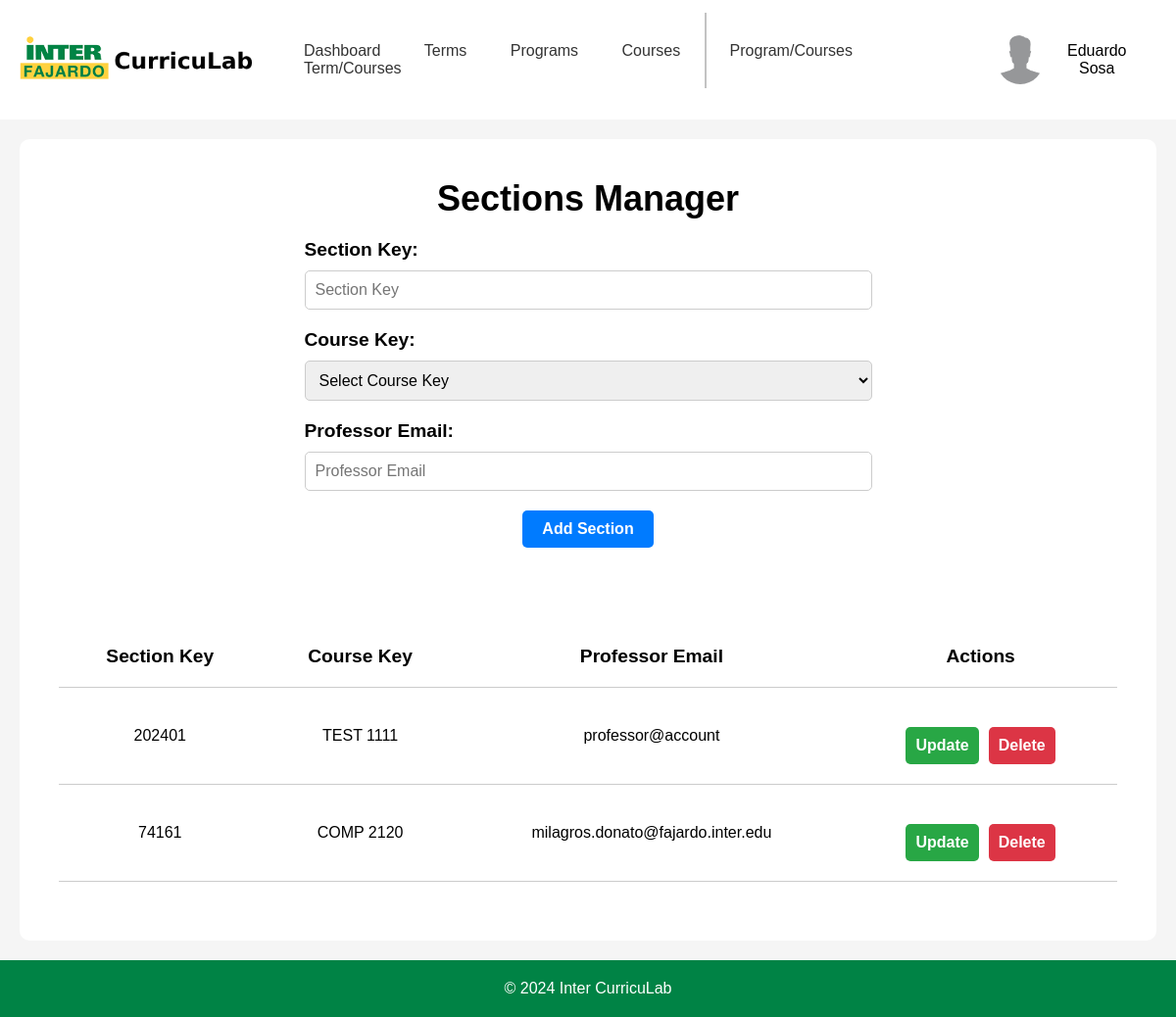
The page /templates/adminPages/adminSection.php (signed in) on the database its author committed.
### tables this page shows
CREATE TABLE "section" (
	"SectionID"	INTEGER NOT NULL UNIQUE,
	"SectionKey"	TEXT,
	"CourseKey"	TEXT,
	"ProfessorEmail"	TEXT,
	PRIMARY KEY("SectionID" AUTOINCREMENT)
);

### templates/adminPages/adminSection.php (the view, shortened to what this page needs)
<?php
$config = require_once '../../backend/php/config.php';
if (!isset($_SESSION['email'])) {
    header('Location: ../index.php');
    exit;
} elseif ($_SESSION['accountType'] !== 'Admin' && $_SESSION['accountType'] !== 'Root' && $_SESSION['accountType'] !== 'Staff') {
    header('Location: ../staffPages/profPage.php');
    exit;
} else {
    if ($config['db']['type'] === 'sqlite') {
        $db = new SQLite3($config['db']['sqlite']['path']);
    } elseif ($config['db']['type'] === 'mysql') {
        $dsn = "mysql:host={$config['db']['mysql']['host']};dbname={$config['db']['mysql']['dbname']}";
        $db = new PDO($dsn, $config['db']['mysql']['username'], $config['db']['mysql']['password']);
    }
    cleanUpSections();
    $stmt = $db->prepare('SELECT * FROM section');
    $result = $stmt->execute();
    $sections = $result->fetchArray(SQLITE3_ASSOC);
    $sections = [];
    if (isset($_POST['sort'])) {
        $sections = sortTable();
    } else {
        $stmt = $db->prepare('SELECT * FROM section');
        $result = $stmt->execute();
        $sections = fetchAllRows($result);
    }
}
function fetchAllRows($result) {
    $rows = [];
    while ($row = $result->fetchArray(SQLITE3_ASSOC)) {
        $rows[] = $row;
    }
    return $rows;
}
function cleanUpSections() {
    global $db;
    $stmt = $db->prepare('SELECT * FROM section');
    $result = $stmt->execute();
}
?>
<!DOCTYPE html>
<html lang="en">
<head>
    <link rel="stylesheet" href="../../static/css/headerFooter.css">
    <link rel="stylesheet" href="../../static/css/adminSection.css">
</head>
<body>
    <div id="headerNav">
        <div class="logo">
            <a href="adminDashboard.php">
                <img src="../../static/img/inter-logo-full.png" alt="Inter CurricuLab">
            </a>
        </div>
        <nav>
            <a href="adminDashboard.php">Dashboard</a>
            <a href="adminTerms.php">Terms</a>
            <a href="adminPrograms.php">Programs</a>
            <div class="dropdown">
                <a href="adminCourses.php">Courses</a>
            </div>
            <a class="navDivider"></a>
            <a href="adminProgramCourses.php">Program/Courses</a>
            <a href="adminTermCourses.php" class="active">Term/Courses</a>
        </nav>
        <div class="userBox">
            <button onclick="myFunction()" class="userDropdownButton">
                <img src="../../static/img/userProfile.jpg" alt="User" >
                <?php
                echo $_SESSION['firstName'] . ' ' . $_SESSION['lastName'];
                ?>
            </button>
        </div>
    </div>
    <div id="container">
        <div class="container-upperBox">
            <div class="sectionsForm">
                <div class="header">
                    <h2>Sections Manager</h2>
                </div>
                <div class="form-container">
                    <form method="POST">
                        <div class="inputBox">
                            <label for="sectionKey">Section Key:</label>
                            <input type="text" name="sectionKey" id="sectionKey" placeholder="Section Key" required>
                        </div>
                        <div class="inputBox">
                            <label for="courseKey">Course Key:</label>
                            <select name="courseKey" id="courseKey">
                                <option value="" hidden="hidden" selected>Select Course Key</option>
                            </select>
                        </div>
                        <div class="inputBox">
                            <label for="professorEmail">Professor Email:</label>
                            <input type="email" name="professorEmail" id="professorEmail" placeholder="Professor Email" required>
                        </div>
                        <div class="inputBox">
                            <button type="submit">Add Section</button>
                        </div>
                    </form>
                </div>
            </div>
            <div class="sectionsTable">
                <table>
                    <tr>
                        <th>
                            <form method="POST">
                                <button type="submit" name="sort" value="SectionKey">Section Key</button>
                            </form>
                        </th>
                        <th>
                            <form method="POST">
                                <button type="submit" name="sort" value="CourseKey">Course Key</button>
                            </form>
                        </th>
                        <th>
                            <form method="POST">
                                <button type="submit" name="sort" value="ProfessorEmail">Professor Email</button>
                            </form>
                        </th>
                        <th>Actions</th>
                    </tr>
                    <?php
                    foreach ($sections as $row) {
                        echo '<tr>';
                        echo '<td>' . htmlspecialchars($row['SectionKey'] ?? '') . '</td>';
                        echo '<td>' . htmlspecialchars($row['CourseKey'] ?? '') . '</td>';
                        echo '<td>' . htmlspecialchars($row['ProfessorEmail'] ?? '') . '</td>';
                        echo '<td>';
                        ?>
                        <div class="actionButtons">
                            <button class="updateButton">Update</button>
                            <form method="POST">
                                <button class="deleteButton" type="submit">Delete</button>
                            </form>
                        </div>
                        <?php
                        echo '</td>';
                        echo '</tr>';
                    }
                    ?>
                </table>
            </div>
        </div>
    </div>
    <footer>
        <p>&copy; 2024 Inter CurricuLab</p>
    </footer>
</body>
</html>

### static/css/headerFooter.css (style rules this page uses)
* { margin: 0; padding: 0; box-sizing: border-box; font-family: 'Poppins', sans-serif; }
body { display: flex; flex-direction: column; min-height: 100vh; }
#headerNav { display: flex; justify-content: space-between; align-items: center; }
.logo { margin: 20px; }
.logo img { width: 250px; }
nav a:not(.navDivider) { padding: 20px; text-decoration: none; color: #333; border-radius: 5px; }
.navDivider { margin-right: 4px; border-right: 2px solid #c3c3c3; padding: 30px 0; }
.userBox { margin: 20px; }
.userDropdownButton { padding: 16px; font-size: 16px; border: none; cursor: pointer; background-color: transparent; border-radius: 5px; }
.userBox { position: relative; display: inline-block; }
.userBox img { width: 50px; height: 50px; border-radius: 50%; margin-right: 10px; }
.userDropdownButton img { pointer-events: none; }
.userBox button { display: flex; align-items: center; justify-content: center; }
.dropdown { position: relative; display: inline-block; }
footer { background-color: #008345; color: white; text-align: center; padding: 20px; margin-top: auto; }

### static/css/adminSection.css (style rules this page uses)
#container { display: flex; flex-direction: column; background-color: #f5f5f5; flex-grow: 1; }
.container-upperBox { display: flex; flex-direction: column; align-items: center; background-color: white; margin: 20px; padding: 20px; border-radius: 10px; flex-grow: 1; }
.sectionsForm { display: flex; flex-direction: column; align-items: center; width: 100%; margin: 20px 0; }
.sectionsForm .header { font-size: 1.5em; font-weight: bold; margin-bottom: 20px; }
.sectionsForm .inputBox:not(:last-child) { display: flex; flex-direction: column; width: 100%; margin-bottom: 20px; }
.sectionsForm .inputBox:last-child { display: flex; justify-content: center; align-items: center; width: 100%; margin-bottom: 20px; }
.sectionsForm .inputBox label { font-size: 1.2em; font-weight: bold; margin-bottom: 10px; }
.sectionsForm .inputBox input, .sectionsForm .inputBox select, .sectionsForm .inputBox textarea { width: 100%; padding: 10px; margin-right: 350px; font-size: 1em; border-radius: 5px; border: 1px solid #ccc; }
.sectionsForm .inputBox button { padding: 10px 20px; font-size: 1em; font-weight: bold; color: white; background-color: #007bff; border: none; border-radius: 5px; cursor: pointer; }
.sectionsTable { display: flex; flex-direction: column; align-items: center; background-color: white; margin: 20px; padding: 20px; border-radius: 10px; flex-grow: 1; width: 100%; }
.sectionsTable table { width: 100%; border-collapse: collapse; }
.sectionsTable table th { padding: 20px; text-align: center; border-bottom: 1px solid #ccc; font-size: 1.2em; }
.sectionsTable table th button { font-size: 1em; font-weight: bold; background-color: transparent; border: none; border-radius: 5px; cursor: pointer; }
.sectionsTable table td { padding: 20px; border-bottom: 1px solid #ccc; text-align: center; }
.actionButtons { display: flex; justify-content: center; align-items: center; width: 100%; margin-top: 20px; }
.updateButton { padding: 10px 10px; margin: 0 5px; font-size: 1em; font-weight: bold; color: white; background-color: #28a745; border: none; border-radius: 5px; cursor: pointer; }
.deleteButton { padding: 10px 10px; margin: 0 5px; font-size: 1em; font-weight: bold; color: white; background-color: #dc3545; border: none; border-radius: 5px; cursor: pointer; }

### rows shown on the page
section: SectionKey "202401", CourseKey "TEST 1111", ProfessorEmail "professor@account"
section: SectionKey "74161", CourseKey "COMP 2120", ProfessorEmail "milagros.donato@fajardo.inter.edu"

### other values the page prints
$_SESSION['firstName'] "Eduardo"
$_SESSION['lastName'] "Sosa"
